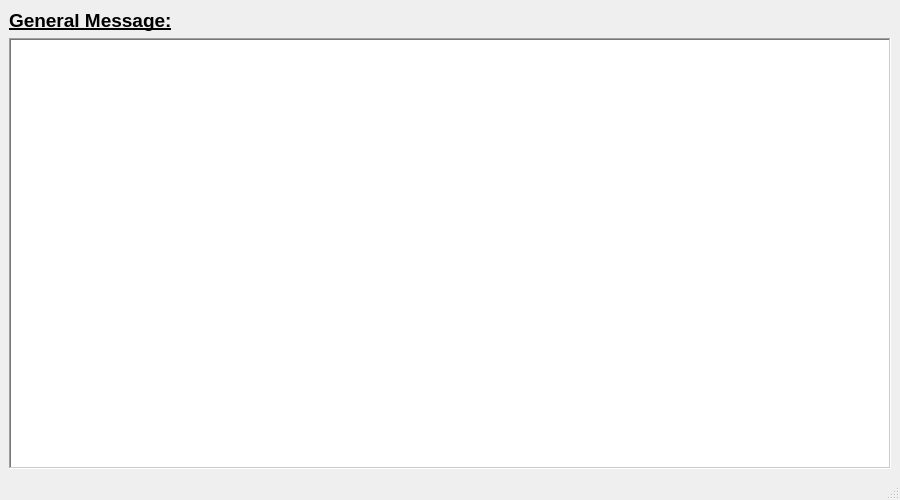
<?xml version="1.0" encoding="UTF-8"?>
<ui version="4.0">
 <class>MainWindow</class>
 <widget class="QMainWindow" name="MainWindow">
  <property name="geometry">
   <rect>
    <x>0</x>
    <y>0</y>
    <width>900</width>
    <height>500</height>
   </rect>
  </property>
  <property name="minimumSize">
   <size>
    <width>900</width>
    <height>500</height>
   </size>
  </property>
  <property name="maximumSize">
   <size>
    <width>900</width>
    <height>500</height>
   </size>
  </property>
  <property name="windowTitle">
   <string>MainWindow</string>
  </property>
  <widget class="QWidget" name="centralwidget">
   <layout class="QVBoxLayout" name="verticalLayout">
    <item>
     <layout class="QHBoxLayout" name="horizontalLayout">
      <item>
       <widget class="QLabel" name="label">
        <property name="font">
         <font>
          <pointsize>14</pointsize>
          <weight>75</weight>
          <bold>true</bold>
          <underline>true</underline>
         </font>
        </property>
        <property name="text">
         <string>General Message:</string>
        </property>
       </widget>
      </item>
      <item>
       <spacer name="horizontalSpacer">
        <property name="orientation">
         <enum>Qt::Horizontal</enum>
        </property>
        <property name="sizeHint" stdset="0">
         <size>
          <width>40</width>
          <height>20</height>
         </size>
        </property>
       </spacer>
      </item>
     </layout>
    </item>
    <item>
     <widget class="QTextEdit" name="textBox">
      <property name="font">
       <font>
        <pointsize>12</pointsize>
       </font>
      </property>
      <property name="frameShape">
       <enum>QFrame::WinPanel</enum>
      </property>
     </widget>
    </item>
   </layout>
  </widget>
  <widget class="QMenuBar" name="menubar">
   <property name="geometry">
    <rect>
     <x>0</x>
     <y>0</y>
     <width>900</width>
     <height>21</height>
    </rect>
   </property>
  </widget>
  <widget class="QStatusBar" name="statusbar"/>
 </widget>
 <resources/>
 <connections/>
</ui>
